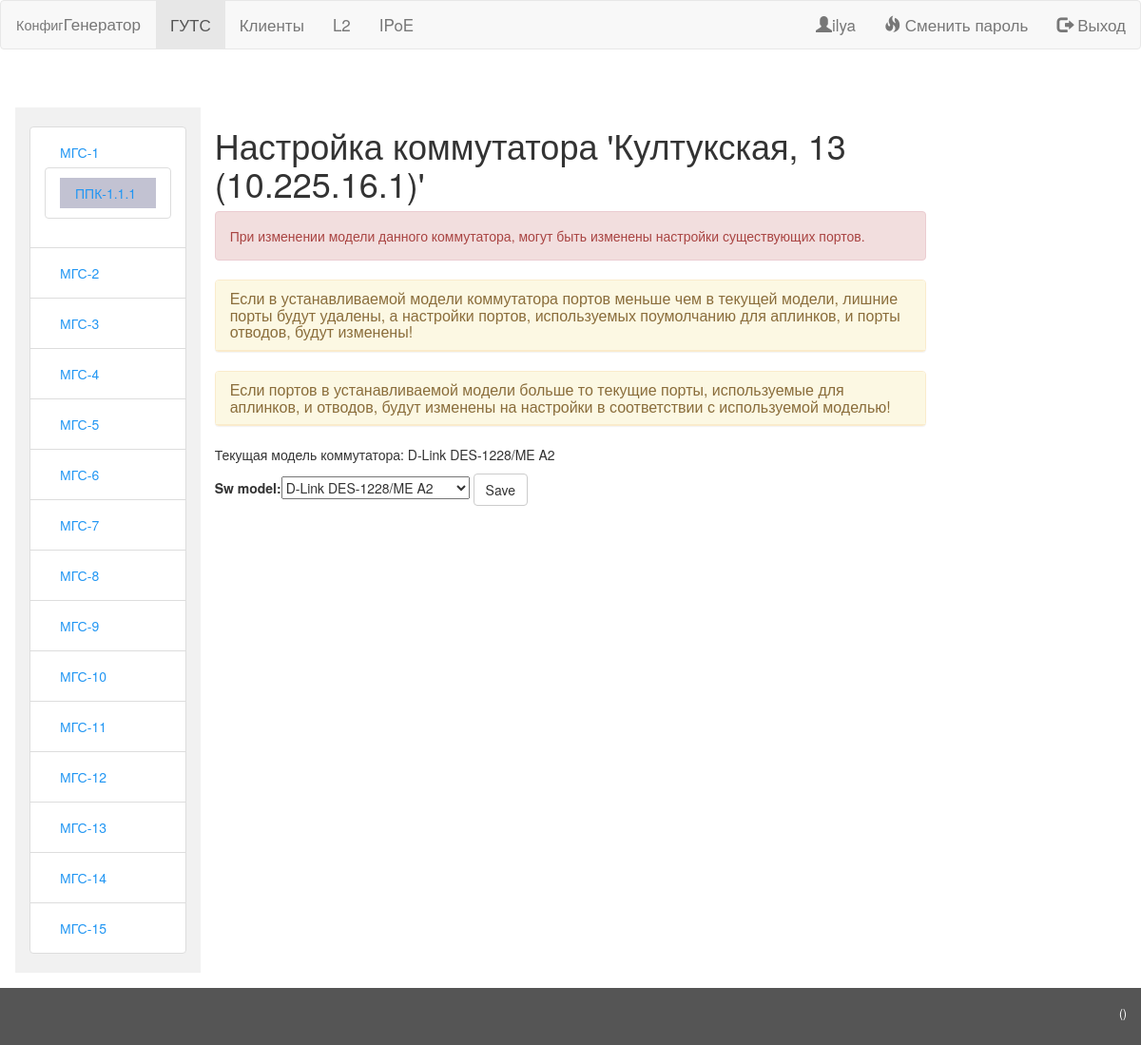
Page /network/access_switch/2/change_model/ (signed in) on the committed database.
### network/models.py (models this page shows, shortened)
class MGS(models.Model):
    class Meta:
        verbose_name = "МГС"
        verbose_name_plural = "МГС"
    mgs_num = models.IntegerField(default=0, unique=True)
    address = models.CharField(max_length = 100)
    lag = models.ForeignKey(LAG, on_delete = models.SET_NULL, blank=True, null=True)
    campus_counter = models.IntegerField(default = 0, verbose_name="Количество кампусов в МГС", help_text = "Значение обновляется автоматически при вызове метода update_counts()",         editable=False)
    node_counter = models.IntegerField(default = 0, verbose_name="Количество узлов в МГС", help_text = "Значение обновляется автоматически при вызове метода update_counts()",              editable=False)
    switche_counter = models.IntegerField(default = 0, verbose_name="Количество коммутаторов в МГС", help_text = "Значение обновляется автоматически при вызове метода update_counts()",    editable=False)
    last_update = models.DateTimeField(default=timezone.now, verbose_name='Время последнего обновления данных по МГС',                                                                                            editable=False)
    def __str__(self):
        return "МГС-%s" % self.mgs_num
    def update_counts(self):
        campuss_count = 0
        node_count = 0
        sw_count = 0
        for ms in self.ms_set.all():
            campuss_count += ms.campus_set.count()
            for campus in ms.campus_set.all():
                for thread in campus.thread_set.all():
                    node_count += thread.access_node_set.count()
                    for node in thread.access_node_set.all():
                        sw_count += node.access_switch_set.count()
        self.campus_counter = campuss_count
        self.node_counter = node_count
        self.switche_counter = sw_count
        self.last_update = timezone.now
        self.save()

class CAMPUS(models.Model):
    class Meta:
        verbose_name = "Кампус"
        verbose_name_plural = "Кампусы"
        ordering = ('ms', 'num_in_ms')
        unique_together = ('ms', 'num_in_ms',)
    prefix_choices = (
        ('ppk', 'ППК'),
        ('mku', 'МКУ'),
    )
    prefix = models.CharField(max_length = 20,
        default = 'ppk',
        choices = prefix_choices,
        verbose_name='Префикс')
    ms = models.ForeignKey(MS, on_delete=models.CASCADE, verbose_name='МС')
    num_in_ms = models.IntegerField(default = 1)
    node_counter = models.IntegerField(default = 0, verbose_name="Количество узлов в кампусе", help_text = "Значение обновляется автоматически при вызове метода update_counts()",              editable=False)
    switche_counter = models.IntegerField(default = 0, verbose_name="Количество коммутаторов в кампусе", help_text = "Значение обновляется автоматически при вызове метода update_counts()",    editable=False)
    last_update = models.DateTimeField(default=timezone.now, verbose_name='Время последнего обновления данных по МГС',                                                                          )#editable=False)
    def __str__(self):
        return "%s-%s.%s.%s" % (self.get_prefix_display(), self.ms.mgs.mgs_num, self.ms.num_in_mgs, self.num_in_ms)
    def update_counts(self):
        print('update %s' % self)
        node_count = 0
        sw_count = 0
        for thread in self.thread_set.all():
            node_count += thread.access_node_set.count()
            for node in thread.access_node_set.all():
                sw_count += node.access_switch_set.count()
        self.node_counter = node_count
        self.switche_counter = sw_count
        print('>', self.last_update)
        self.last_update = timezone.now()
        print('>>', self.last_update)
        self.save()

class MS(models.Model):
    class Meta:
        verbose_name = "Магистраль"
        verbose_name_plural = "Магистрали"
        unique_together = ('mgs', 'num_in_mgs',)
    mgs = models.ForeignKey(MGS, on_delete = models.CASCADE, verbose_name="МГС")
    num_in_mgs = models.IntegerField(default = 1, verbose_name="Номер магистрали в МГС")

class ACCESS_SWITCH(models.Model):
    class Meta:
        verbose_name = "Коммутатор доступа"
        verbose_name_plural = "Коммутаторы доступа"
    access_node = models.ForeignKey(ACCESS_NODE, on_delete = models.CASCADE)
    sw_model = models.ForeignKey(SW_MODEL, on_delete = models.SET_NULL, blank=True, null=True)
    ip = models.GenericIPAddressField(protocol = 'IPv4', unique=True)
    network = models.ForeignKey(SUBNET, on_delete = models.SET_NULL, blank=True, null=True, editable=False)
    cfg_file = models.FileField(upload_to = 'cfg_switches')
    def __str__(self):
        address = self.access_node.address
        ip = self.ip
        return "%s (%s)" % (address, ip)

class ACCESS_NODE(models.Model):
    class Meta:
        verbose_name = "Узел доступа"
        verbose_name_plural = "Узлы доступа"
        unique_together = ('address', 'thread',)
    address = models.CharField(max_length = 100)
    thread = models.ForeignKey(THREAD, on_delete = models.CASCADE)

class SW_MODEL(models.Model):
    class Meta:
        verbose_name = "Модель коммутаторов"
        verbose_name_plural = "Модели коммутаторов"
        ordering = ['vendor', 'title']
    vendor = models.ForeignKey(VENDORS, on_delete = models.SET_NULL, blank=True, null=True, verbose_name = 'Производитель')
    title = models.CharField(max_length = 100, verbose_name = 'Название модели')
    eqm_type = models.CharField(max_length = 100, default = '', verbose_name = 'Тип объекта в eqm')
    fw_version = models.CharField(max_length = 100, blank = True, verbose_name = 'Рекомендованная версия ПО')
    fw_file = models.CharField(max_length = 100, blank = True, verbose_name = 'Файл прошивки')
    fw_update_commands = models.TextField(blank = True, verbose_name = 'Описание процесса обновления прошивки')
    hw_version = models.CharField(max_length = 100, blank = True, verbose_name = 'HW версия')
    ports_count = models.IntegerField(default = 0, verbose_name = 'Количество портов')
    ports_names = models.CharField(max_length = 500, blank = True, verbose_name = 'Названия портов в конфиге')
    ports_types = models.CharField(max_length = 200, blank = True, verbose_name = 'Типы портов по умолчанию', help_text = create_help_text_for_type_ports())
    cfg_template = models.FileField(upload_to = 'cfg_templates')
    cfg_download_commands = models.TextField(blank = True, verbose_name = 'Описание процесса загрузки конфигурации')
    def __str__(self):
        return "%s %s" % (self.vendor, self.title)

class VENDORS(models.Model):
    class Meta:
        verbose_name = "Вендор"
        verbose_name_plural = "Вендоры"
    title = models.CharField(max_length = 100)
    def __str__(self):
        return self.title

### network/views.py (the view)
# urls.py: url(r'^access_switch/(?P<pk>[0-9]+)/change_model/$',                                            views.AccessSwitchModel.as_view(),       name='access_switch_mdoel'),
class AccessSwitchModel(LoginRequiredMixin, UpdateView):
    model = ACCESS_SWITCH
    fields = ('sw_model',)
    def get_context_data(self, **kwargs):
        context = super().get_context_data(**kwargs)
        context['mgs_list'] = MGS.objects.all()
        switch_id = self.kwargs['pk']
        campus = ACCESS_SWITCH.objects.get(id=switch_id).access_node.thread.campus
        context['campus'] = campus
        return context

### network/templates/network/access_switch_form.html (shortened to what this page needs)
{% extends "__base.html" %}
{% block content %}
				<h1>Настройка коммутатора '{{ access_switch }}' </h1>
                <div class="alert alert-danger">
                    <p>При изменении модели данного коммутатора, могут быть изменены настройки существующих портов.
                </div>
                <div class="panel panel-warning autocollapse">
                    <div class="panel-heading clickable">
                        <h3 class="panel-title">
                            Если в устанавливаемой модели коммутатора портов меньше чем в текущей модели, лишние порты будут удалены, а настройки портов, используемых поумолчанию для аплинков, и порты отводов, будут изменены!
                        </h3>
                    </div>
                </div>
                <div class="panel panel-warning autocollapse">
                    <div class="panel-heading clickable">
                        <h3 class="panel-title">
                            Если портов в устанавливаемой модели больше то текущие порты, используемые для аплинков, и отводов, будут изменены на настройки в соответствии с используемой моделью!
                        </h3>
                    </div>
                </div>
                <p> Текущая модель коммутатора: {{ access_switch.sw_model }}
                <form method="POST" class="post-form">{% csrf_token %}
                    {{ form }}
                    <button type="submit" class="save btn btn-default">Save</button>
                </form>
{% endblock %}

### templates/__navigation.html (shortened to what this page needs)
<nav class="navbar navbar-default ">
	<div class="container-fluid">
		<div class="navbar-header">
			<a class="navbar-brand" href="/"><small>Конфиг</small>Генератор</a>
		</div>
		<ul class="nav navbar-nav">
			<li {% if '/network' in request.path %}class="active"{% endif %}><a href="/network/">ГУТС</a></li>
			<li {% if '/clients' in request.path %}class="active"{% endif %}><a href="/clients/">Клиенты</a></li>
			<li {% if '/l2' in request.path %}class="active"{% endif %}><a href="/l2/">L2</a></li>
			<li {% if '/ipoe' in request.path %}class="active"{% endif %}><a href="/ipoe/">IPoE</a></li>
		</ul>
		<ul class="nav navbar-nav navbar-right">
				{% if user.is_authenticated %}
					<li>
						<a href=#>
							<span class="glyphicon glyphicon-user"></span>{{ user.get_username }}
						</a>
					</li>
					<li>
						<a href="{% url 'password_reset'%}?next={{request.path}}">
							<span class="glyphicon glyphicon-fire"></span> Сменить пароль
						</a>
					<li>
						<a href="{% url 'logout'%}?next={{request.path}}">
							<span class="glyphicon glyphicon-log-out"></span> Выход
						</a>
					</li>
				{% endif %}
		</ul>
	</div>
</nav>

### templates/__left_menu.html (shortened to what this page needs)
{% if access_switch %}
    {% if mgs_list %}
        <ul class="nav-list list-group">
            {% for mgs_exmpl in mgs_list %}
                <li class="list-group-item">
                    <a href="{% url 'mgs' mgs_exmpl.id %}">{{ mgs_exmpl }}</a>
                    {% if mgs_exmpl == access_switch.access_node.thread.campus.ms.mgs %}
                        <ul class="nav-list list-group">
                        {% for ms in mgs_exmpl.ms_set.all %}
                            {% for campus_exmpl in ms.campus_set.all %}
                                <li class=" list-group-item">
                                    <a {% if campus_exmpl ==  access_switch.access_node.thread.campus %} class="active" {% endif %} href="{% url 'campus' campus_exmpl.id %}">{{ campus_exmpl }}</a>
                                </li>
                            {% endfor %}
                        {% endfor %}
                        </ul>
                    {% endif %}
                </li>
            {% endfor %}
        </ul>
    {% endif %}
{% endif %}

### static/guts/css/guts.css (style rules this page uses)
body { margin:0; }
.navbar { overflow: hidden; position: fixed; top: 0; width: 100%; border-radius: 0; }
.navbar a { float: left; display: block; color: #f2f2f2; text-align: center; padding: 14px 16px; text-decoration: none; font-size: 17px; }
.list-group-item { position: inherit; }
.sidenav a { padding: 6px 8px 6px 16px; text-decoration: none; font-size: 14px; color: #2196F3; display: block; }
.glyphicon { position: inherit; }
.sidenav .active { background-color: #c2c2d2; }
.clickable { cursor: pointer; }

### rows in the picture
MGS: mgs_num "МГС-1"
CAMPUS: prefix+ms+num_in_ms "ППК-1.1.1"
MGS: mgs_num "МГС-2"
MGS: mgs_num "МГС-3"
MGS: mgs_num "МГС-4"
MGS: mgs_num "МГС-5"
MGS: mgs_num "МГС-6"
MGS: mgs_num "МГС-7"
MGS: mgs_num "МГС-8"
MGS: mgs_num "МГС-9"
MGS: mgs_num "МГС-10"
MGS: mgs_num "МГС-11"
MGS: mgs_num "МГС-12"
MGS: mgs_num "МГС-13"
MGS: mgs_num "МГС-14"
MGS: mgs_num "МГС-15"
ACCESS_SWITCH: access_node+ip "Култукская, 13 (10.225.16.1)", sw_model "D-Link DES-1228/ME A2"

### other values in the picture
{{ user.get_username }} "ilya"
